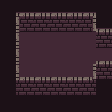

This is a level from a 2D game, rendered from its Tiled map with the project's own tilesets. A one-line summary and the complete map file follow:
An orthogonal 7x7 tile map with 16x16 px tiles, 3 tile layers (floor, backwall, frontwall).

<map version="1.0" tiledversion="1.0.3" orientation="orthogonal" renderorder="right-down" width="7" height="7" tilewidth="16" tileheight="16" nextobjectid="1">
 <tileset firstgid="1" name="testmap" tilewidth="16" tileheight="16" tilecount="64" columns="8">
  <image source="testmap.png" width="128" height="128" />
 </tileset>
 <layer name="floor" width="7" height="7">
  <data encoding="csv">
20,20,20,20,20,20,20,
20,12,12,12,12,12,20,
20,12,12,12,12,12,20,
20,12,12,12,12,12,12,
20,12,12,12,12,12,20,
20,12,12,12,12,12,20,
20,20,20,20,20,20,20
</data>
 </layer>
 <layer name="backwall" width="7" height="7">
  <data encoding="csv">
0,2,2,2,2,2,0,
0,10,10,10,10,10,2,
0,0,0,0,0,0,10,
0,0,0,0,0,0,2,
0,2,2,2,2,2,10,
0,10,10,10,10,10,0,
0,0,0,0,0,0,0
</data>
 </layer>
 <layer name="frontwall" width="7" height="7">
  <data encoding="csv">
0,0,0,0,0,0,0,
0,6,0,0,0,4,0,
0,6,0,0,0,0,0,
0,6,0,0,0,0,0,
0,6,0,0,0,4,0,
0,0,0,0,0,0,0,
0,0,0,0,0,0,0
</data>
 </layer>
</map>
